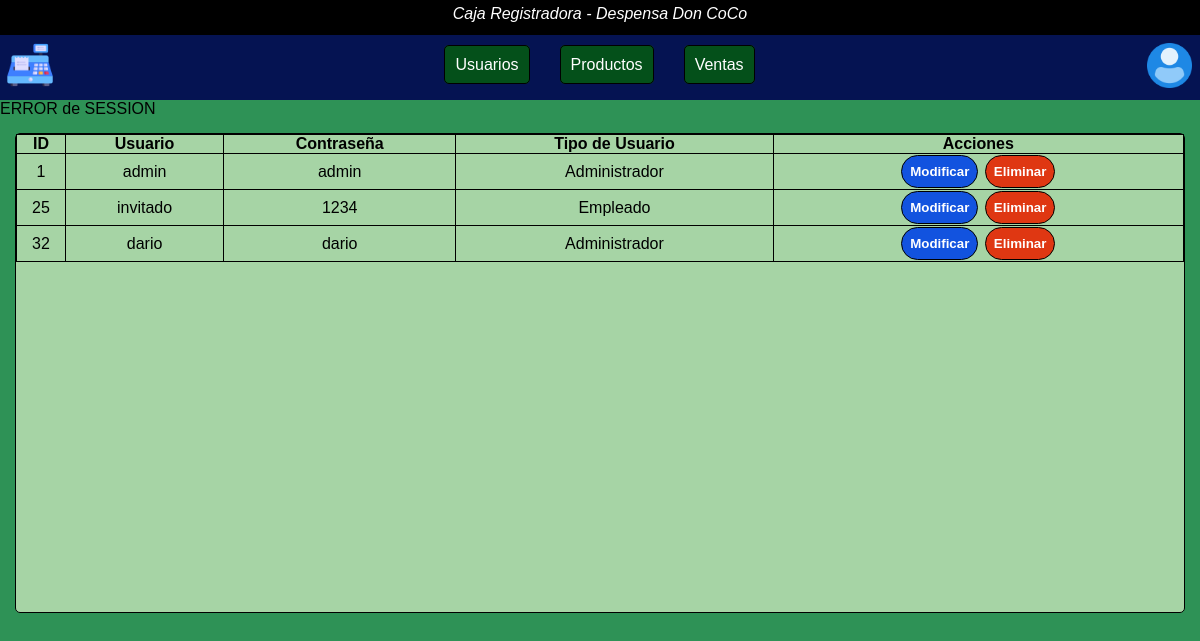
/php/user_table.php, run on an earlier commit of the app's database.
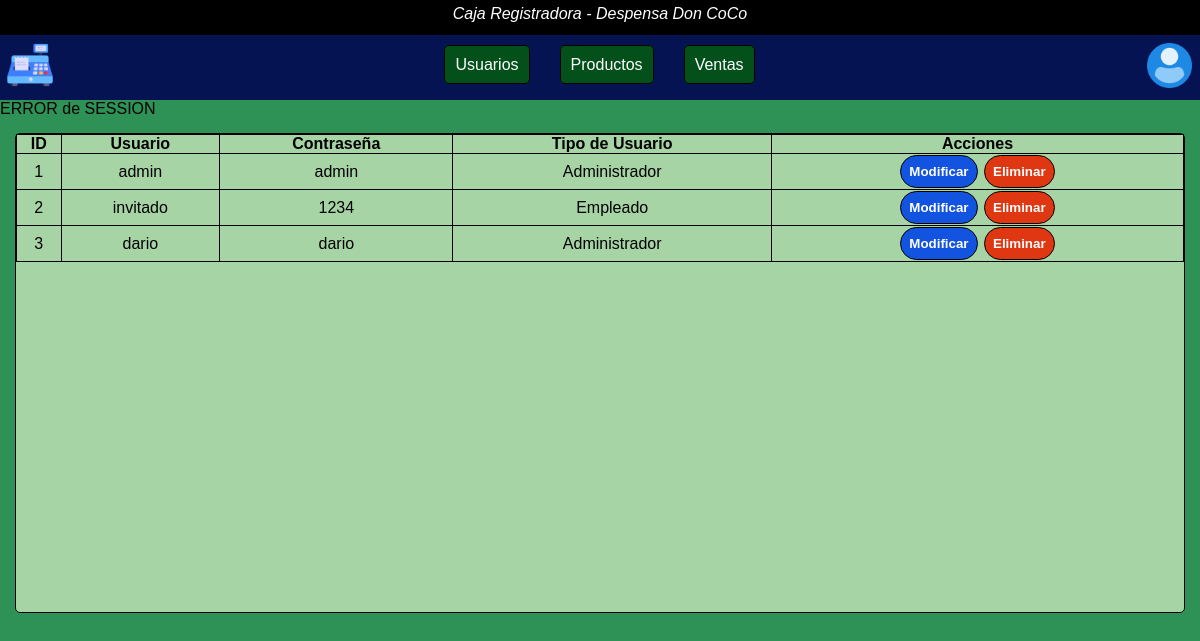
And on a later commit of the database.
### tables this page shows
CREATE TABLE `Usuarios` (
  `Id_usuario` int(11) NOT NULL,
  `Nombre` varchar(70) NOT NULL,
  `Clave` varchar(70) NOT NULL,
  `Tipo` varchar(50) NOT NULL
);

### php/user_table.php (the view, shortened to what this page needs)
<?php
include ('connection.php');
?>
<!DOCTYPE html>
<html lang="en">
<head>
    <link rel="stylesheet" href="../css/tables.css">
    <link rel="stylesheet" href="../css/header.css">
</head>
<body>
    <?php require('header.php');?>
    <main>
        <?php
        if (isset($_SESSION['nombre']) && isset($_SESSION['tipo'])) {
            $user = $_SESSION['nombre'];
            $type = $_SESSION['tipo'];
            echo "Usuario: $type<br>";
            echo "Bienvenido: $user";
        } else {
            echo "ERROR de SESSION";
        }
        ?>
        <div class="table">
            <table>
                <tr>
                    <th>ID</th>
                    <th>Usuario</th>
                    <th>Contraseña</th>
                    <th>Tipo de Usuario</th>
                    <th>Acciones</th>
                </tr>
                <?php
                $sql_user = "SELECT * FROM Usuarios";
                $result = $conn->query($sql_user);
                while($row = $result->fetch_assoc()) {?>
                <tr>
                    <td><?php echo $row['Id_usuario'];?></td>
                    <td><?php echo $row['Nombre'];?></td>
                    <td><?php echo $row['Clave'];?></td>
                    <td><?php echo $row['Tipo'];?></td>
                    <td>
                        <button class="btn-modi"><a href="user_modify.php?id=<?php echo $row['Id_usuario']?>">Modificar</a></button>
                        <button class="btn-del"><a href="user_delete.php?id=<?php echo $row['Id_usuario']?>">Eliminar</a></button>
                    </td>
                </tr>
                <?php }?>
            </table>
        </div>
    </main>
</body>
</html>

What changed in the data, as far as the page shows it:
removed usuarios: Id_usuario "25", Nombre "invitado", Clave "1234", Tipo "Empleado"
removed usuarios: Id_usuario "32", Nombre "dario", Clave "dario", Tipo "Administrador"
added usuarios: Id_usuario "2", Nombre "invitado", Clave "1234", Tipo "Empleado"
added usuarios: Id_usuario "3", Nombre "dario", Clave "dario", Tipo "Administrador"
